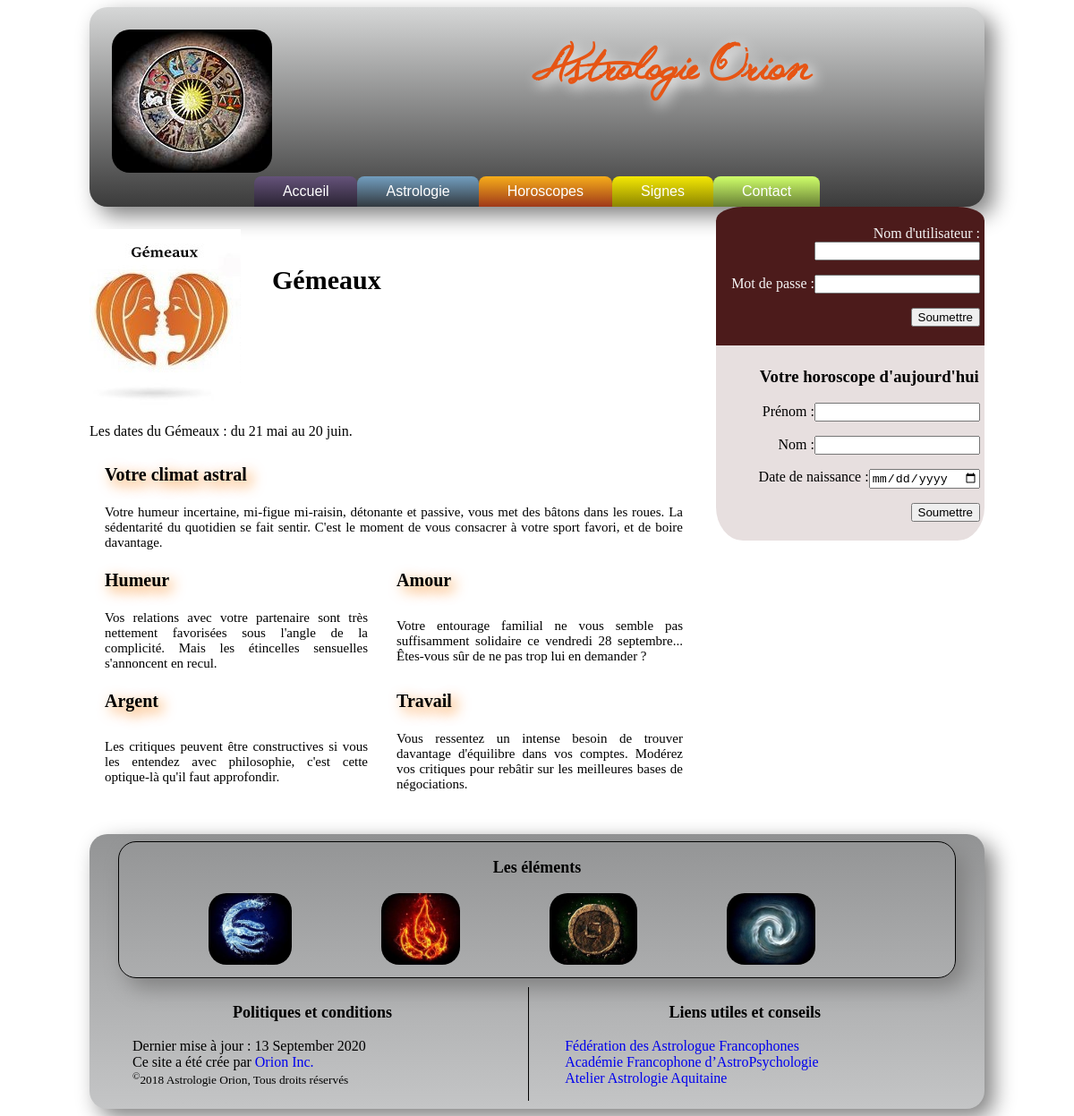
/Horoscopes.php?id=3, run on the app's committed database.
### tables this page shows
CREATE TABLE `horoscopes` (
  `id` int(11) NOT NULL,
  `signe` varchar(35) NOT NULL,
  `datesigne` varchar(50) NOT NULL,
  `climatastral` longtext NOT NULL,
  `humeur` longtext NOT NULL,
  `amour` longtext NOT NULL,
  `argent` longtext NOT NULL,
  `travail` longtext NOT NULL,
  `photo` varchar(45) NOT NULL
);

### Fonctions.php (the view, shortened to what this page needs)
<?php
function horoscope() {
    if(isset($_POST["Naissance"]) && isset($_POST["txtPrenom"]) && isset($_POST["txtNom"])){
        $IdSoumettre = AfficherHoroscopeDuJour();
        $id = $IdSoumettre;
        $prenom = $_POST['txtPrenom'];
        $nom = $_POST['txtNom'];
    }
    else {
        $id = $_GET['id'];
    }
    try
    {
        $servername = "localhost";
        $username = "root";
        $password = "laval";
        $dbname = "orion";
        $idbase = "";
        $signe ="";
        $datesigne = "";
        $climatastral = "";
        $humeur = "";
        $amour = "";
        $argent = "";
        $travail = "";
        $photo = "";
        $conn = new mysqli($servername, $username, $password, $dbname);
        $sql = "CALL horoscopes($id)";
        $result = $conn->query($sql);
        if ($result->num_rows > 0) {
        while($row = $result->fetch_assoc()) {
            $idbase = $row["id"];
            $signe = $row["signe"];
            $datesigne = $row["datesigne"];
            $climatastral = $row["climatastral"];
            $humeur = $row["humeur"];
            $amour = $row["amour"];
            $argent = $row["argent"];
            $travail = $row["travail"];
            $photo = $row["photo"];
    }
} else {
    echo "0 results";
}
    }
    catch (Exception $ex)    {
        $msg = 'erreur dans le fichier '. $ex->getFile().' Ligne:'.$ex->getLine().' message:'.$ex->getMessage();
        echo $msg;
        $valide = false;
    }
    if($id == $idbase)    {
        echo '<div id="Images_Taureau"><img src="' . $photo . '" alt="Eau"/></div>';
        if(isset($prenom))
        {
             echo '<h2 id="Titre_Signes">Bonjour '.$prenom.' votre signe est: ' . $signe . '</h2>';
        }
        else
        {
             echo '<h2 id="Titre_Signes">' . $signe . '</h2>';
        }
        echo '<p id="Date">Les dates du ' . $signe . ' : ' . $datesigne . '.</p>';
        echo '<table class="Horoscope_du_Jour"><tbody><tr><td colspan="2" id="Titre_HJ">Votre climat astral</td></tr>
            <tr><td colspan="2" id="Text">' . $climatastral . '</td></tr>';
        echo '<tr><td id="Titre_HJ">Humeur</td>';
        echo '<td id="Titre_HJ">Amour</td></tr>';
        echo '<tr><td id="Text">' . $amour . '</td>';
        echo '<td>' . $humeur . '</td></tr>';
        echo '<tr><td id="Titre_HJ">Argent</td>';
        echo '<td id="Titre_HJ">Travail</td></tr>';
        echo '<tr><td id="Text">' . $travail . '</td>';
        echo '<td id="Text">' . $argent . '</td></tr></tbody></table>';
    }
}
function TeteDePage()
{
    echo '<img id="Logo" src="Images/Logo.jpg" alt="logo"/>';
    echo '<h1 id="Titre">Astrologie Orion</h1>';
}
function AfficherMenu()
{
    echo '<ul id="menu">';
    echo '<li><a href="index.php">Accueil</a></li>';
    echo '<li><a href="Astrologie.php">Astrologie</a></li>';
    echo '<li><a href="#">Horoscopes</a><ul>';
    echo '<li><a href="Horoscopes.php?id=12">Poisson</a></li></ul>';
    echo '<li><a href="#">Signes</a><ul>';
    echo '<li><a href="Traits.php">Traits des signes</a></li></ul></li>';
    echo '<li><a href="Contact.php">Contact</a></li></ul>';
}
function Login()
{
    echo '<div id="Login">';
    echo '<form name="Login" action="login.php" method="post">';
    echo '<p><label for="txtUtilisateur">Nom d\'utilisateur :</label>';
    echo '<input type="text" name="txtUtilisateur"></p>';
    echo '<p><label for="txtPassword">Mot de passe :</label>';
    echo '<input type="password" name="txtPassword"></p>';
    if(isset($_SESSION['prenom']))
    {
        echo '<p><input type="submit" class="Btn" name="btnDisconnect" value="Déconnexion"></p></form></div>';
    }
    else
    {
        echo '<p><input type="submit" class="Btn" name="btnSoumettre" value="Soumettre"></p></form></div>';
    }
}
function HoroscopeDuJour()
{
    echo '<div id="horoscope_Today"><h3>Votre horoscope d\'aujourd\'hui</h3>';
    echo '<form name="horocopeToday" action="Horoscopes.php" method="post"><p><label for="Prenom">Prénom :</label>';
    echo '<input id="nameInput" type="text" name="txtPrenom" required ></p>';
    echo '<p><label for="Nom">Nom :</label><input type="text" name="txtNom" required ></p>';
    echo '<p><label for="Naissance">Date de naissance :</label><input type="date" name="Naissance" id="dateNaissance" required/></p>';
    echo '<p><input type="submit" class="Btn" name="btnSoumettre" value="Soumettre" ></p></form>';
}
function PiedDePage()
{
    echo '<div id="Images">';
    echo '<h3 id="Titre_pied">Les éléments</h3>';
    echo '<a href="Elements.php#Eau"><img src="Images/Eau.jpg" alt="Eau"/></a>';
    echo '<a href="Elements.php#Feu"><img src="Images/Feu.jpg" alt="Feu"/></a>';
    echo '<a href="Elements.php#Terre"><img src="Images/Terre.jpg" alt="Terree"/></a>';
    echo '<a href="Elements.php#Air"><img src="Images/Air.jpg" alt="Air"/></a></div>';
    echo '<div id="Legal">';
    echo '<h3>Politiques et conditions</h3><ul>';
    echo '<li>Dernier mise à jour : ' . date (" d F Y ", filemtime(__FILE__)) . '</li>';
    echo '<li>Ce site a été crée par <a href="http://www.collegecdi.ca/">Orion Inc.</a></li>';
    echo '<li><small><sup>&copy</sup>2018 Astrologie Orion, Tous droits réservés</small></li></ul></div>';
    echo '<div id="Liens">';
    echo '<h3>Liens utiles et conseils</h3><ul>';
    echo '<li><a href="https://federation-astrologues.com/">Fédération des Astrologue Francophones</a></li>';
    echo '<li><a href="http://academie-francophone-astropsychologie.com/">Académie Francophone d’AstroPsychologie</a></li>';
    echo '<li><a href="https://www.coursastrologiebordeaux.fr/">Atelier Astrologie Aquitaine</a></li></ul></div>';
}
?>

### OrionStyle.css (style rules this page uses)
#Logo { display: inline-block; margin-left: 25px; margin-top: 25px; border-radius: 20px; }
#Titre { display: inline-block; vertical-align: top; width: 70%; float: right; text-align: center; font-family: JellykaWesternPrincess; font-size: 50px; color: #E65514; text-shadow: 5px 5px 15px white; }
#Images img { height: 80px; margin-left: 100px; margin-bottom: 10px; border-radius: 20px; }
#Images { width: 95%; margin: auto; border: solid 1px black; -moz-border-radius: 15px; -webkit-border-radius: 15px; border-radius: 20px; -moz-box-shadow: 10px 10px 25px grey; -webkit-box-shadow: 10px 10px 25px grey; box-shadow: 10px 10px 25px grey; }
footer h3 { font-size: large; text-align: center; color: black; }
#Legal { display: inline-block; vertical-align: top; width: 49%; margin-top: 10px; }
#Liens { display: inline-block; vertical-align: top; width: 49%; border-left: solid 1px black; margin-top: 10px; }
#Legal li { list-style: none; }
#Legal a, #Legal a:visited, #Legal a:link, #Liens a, #Liens a:visited, #Liens a:link { text-decoration: none; }
#Legal li, #Liens li { list-style: none; font-size: medium; color:black; }
#Login { border-radius: 10% 10% 0% 0%; text-align: right; color: whitesmoke; padding: 5px; background-color: #4C1B1B; }
#horoscope_Today { border-radius: 10% 10% 0% 0%; text-align: right; color: black; padding: 5px; overflow: hidden; float:right; font-family: times new roman; font-size: 16px; }
#horoscope_Today h3 { text-align: center; color: black; }
#menu, #menu ul { padding:0; margin:0; list-style:none; text-align:center; }
#menu li { display:inline-block; position:relative; border-radius:8px 8px 0 0; }
#menu li:first-child { background-color: #65537A; background-image:-webkit-linear-gradient(top, #65537A 0%, #2A2333 100%); background-image:linear-gradient(to bottom, #65537A 0%, #2A2333 100%); }
#menu li:nth-child(2) { background-color: #729EBF; background-image: -webkit-linear-gradient(top, #729EBF 0%, #333A40 100%); background-image:linear-gradient(to bottom, #729EBF 0%, #333A40 100%); }
#menu li:nth-child(3) { background-color: #F6AD1A; background-image:-webkit-linear-gradient(top, #F6AD1A 0%, #9F391A 100%); background-image:linear-gradient(to bottom, #F6AD1A 0%, #9F391A 100%); }
#menu li:nth-child(4) { background-color: #F4E804; background-image:-webkit-linear-gradient(top, #F4E804 0%, #8C8500 100%); background-image:linear-gradient(to bottom, #F4E804 0%, #8C8500 100%); }
#menu li:last-child { background-color: #CFFF6A; background-image:-webkit-linear-gradient(top, #CFFF6A 0%, #677F35 100%); background-image:linear-gradient(to bottom, #CFFF6A 0%, #677F35 100%); }
#menu a { text-decoration:none; display:block; padding:8px 32px; color:#fff; font-family:arial; }
#Images_Taureau { display: inline-block; margin-top: 25px; height: 80px; }
#Titre_Signes, #Titre_Horoscope { display: inline-block; vertical-align: top; margin-top: 65px; width: 70%; float: right; text-align: left; font-size: 30px; color: black; }
table.Horoscope_du_Jour { width: 100%; text-align: left; text-align: justify; margin-bottom: 35px; }
table.Horoscope_du_Jour tbody td { font-size: 15px; padding: 10px 15px; }
#Titre_HJ { font-size: 20px; color: black; text-shadow: 5px 5px 15px #F37B00; font-weight: bold; }

### data on the page
horoscopes: photo (picture), signe "Gémeaux", datesigne "du 21 mai au 20 juin", climatastral "Votre humeur incertaine, mi-figue mi-raisin, détonante et passive, vous met des bâtons dans les roues. La sédentarité du quotidien se fait sentir. C'est le moment de vous consacrer à votre sport favori, et de boire davantage.", amour "Vos relations avec votre partenaire sont très nettement favorisées sous l'angle de la complicité. Mais les étincelles sensuelles s'annoncent en recul.", humeur "Votre entourage familial ne vous semble pas suffisamment solidaire ce vendredi 28 septembre... Êtes-vous sûr de ne pas trop lui en demander ?", travail "Les critiques peuvent être constructives si vous les entendez avec philosophie, c'est cette optique-là qu'il faut approfondir.", argent "Vous ressentez un intense besoin de trouver davantage d'équilibre dans vos comptes. Modérez vos critiques pour rebâtir sur les meilleures bases de négociations."

### other printed values
date (" d F Y ", filemtime(__FILE__)) "13 September 2020"
